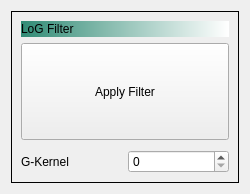
<?xml version="1.0" encoding="UTF-8"?>
<ui version="4.0">
 <class>ButterworthLowPassFilterWidget</class>
 <widget class="QWidget" name="ButterworthLowPassFilterWidget">
  <property name="geometry">
   <rect>
    <x>0</x>
    <y>0</y>
    <width>250</width>
    <height>194</height>
   </rect>
  </property>
  <property name="windowTitle">
   <string>Form</string>
  </property>
  <layout class="QHBoxLayout" name="horizontalLayout">
   <item>
    <widget class="QFrame" name="frame">
     <property name="frameShape">
      <enum>QFrame::Box</enum>
     </property>
     <property name="frameShadow">
      <enum>QFrame::Plain</enum>
     </property>
     <layout class="QVBoxLayout" name="verticalLayout">
      <item>
       <widget class="QLabel" name="titleLbl">
        <property name="sizePolicy">
         <sizepolicy hsizetype="Minimum" vsizetype="Minimum">
          <horstretch>0</horstretch>
          <verstretch>0</verstretch>
         </sizepolicy>
        </property>
        <property name="maximumSize">
         <size>
          <width>16777215</width>
          <height>16</height>
         </size>
        </property>
        <property name="styleSheet">
         <string notr="true">background-color: qlineargradient(spread:pad, x1:0, y1:0, x2:1, y2:0, stop:0 rgba(49, 139, 117, 255), stop:1 rgba(255, 255, 255, 255));</string>
        </property>
        <property name="text">
         <string>LoG Filter</string>
        </property>
       </widget>
      </item>
      <item>
       <widget class="QPushButton" name="applyBtn">
        <property name="sizePolicy">
         <sizepolicy hsizetype="Minimum" vsizetype="Minimum">
          <horstretch>0</horstretch>
          <verstretch>0</verstretch>
         </sizepolicy>
        </property>
        <property name="minimumSize">
         <size>
          <width>0</width>
          <height>0</height>
         </size>
        </property>
        <property name="text">
         <string>Apply Filter</string>
        </property>
       </widget>
      </item>
      <item>
       <spacer name="verticalSpacer">
        <property name="orientation">
         <enum>Qt::Vertical</enum>
        </property>
        <property name="sizeType">
         <enum>QSizePolicy::Minimum</enum>
        </property>
        <property name="sizeHint" stdset="0">
         <size>
          <width>5</width>
          <height>4</height>
         </size>
        </property>
       </spacer>
      </item>
      <item>
       <layout class="QHBoxLayout" name="horizontalLayout_2">
        <item>
         <widget class="QLabel" name="xCutOffLbl">
          <property name="text">
           <string>G-Kernel</string>
          </property>
         </widget>
        </item>
        <item>
         <widget class="QSpinBox" name="kernelSpinBox"/>
        </item>
       </layout>
      </item>
     </layout>
    </widget>
   </item>
  </layout>
 </widget>
 <resources/>
 <connections/>
</ui>
